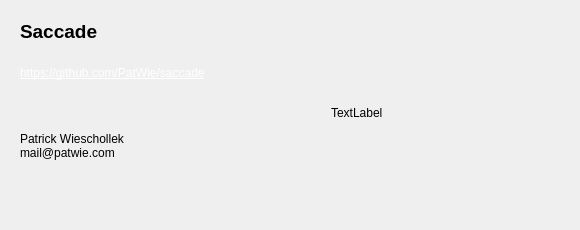
<?xml version="1.0" encoding="UTF-8"?>
<ui version="4.0">
 <class>AboutWindow</class>
 <widget class="QDialog" name="AboutWindow">
  <property name="windowModality">
   <enum>Qt::ApplicationModal</enum>
  </property>
  <property name="geometry">
   <rect>
    <x>0</x>
    <y>0</y>
    <width>580</width>
    <height>230</height>
   </rect>
  </property>
  <property name="sizePolicy">
   <sizepolicy hsizetype="Fixed" vsizetype="Fixed">
    <horstretch>0</horstretch>
    <verstretch>0</verstretch>
   </sizepolicy>
  </property>
  <property name="minimumSize">
   <size>
    <width>580</width>
    <height>230</height>
   </size>
  </property>
  <property name="maximumSize">
   <size>
    <width>580</width>
    <height>230</height>
   </size>
  </property>
  <property name="windowTitle">
   <string>Saccade About</string>
  </property>
  <property name="modal">
   <bool>true</bool>
  </property>
  <widget class="QWidget" name="layoutWidget">
   <property name="geometry">
    <rect>
     <x>20</x>
     <y>20</y>
     <width>524</width>
     <height>191</height>
    </rect>
   </property>
   <layout class="QVBoxLayout" name="verticalLayout">
    <property name="sizeConstraint">
     <enum>QLayout::SetFixedSize</enum>
    </property>
    <item>
     <layout class="QGridLayout" name="gridLayout">
      <item row="1" column="1">
       <spacer name="horizontalSpacer">
        <property name="orientation">
         <enum>Qt::Horizontal</enum>
        </property>
        <property name="sizeHint" stdset="0">
         <size>
          <width>120</width>
          <height>20</height>
         </size>
        </property>
       </spacer>
      </item>
      <item row="1" column="0">
       <widget class="QLabel" name="label_2">
        <property name="text">
         <string>&lt;html&gt;&lt;head/&gt;&lt;body&gt;&lt;p&gt;&lt;a href=&quot;https://github.com/PatWie/saccade&quot;&gt;&lt;span style=&quot; text-decoration: underline; color:#ffffff;&quot;&gt;https://github.com/PatWie/saccade&lt;/span&gt;&lt;/a&gt;&lt;/p&gt;&lt;p&gt;&lt;br/&gt;&lt;/p&gt;&lt;p&gt;Patrick Wieschollek&lt;br/&gt;mail@patwie.com&lt;/p&gt;&lt;/body&gt;&lt;/html&gt;</string>
        </property>
       </widget>
      </item>
      <item row="0" column="0">
       <widget class="QLabel" name="label">
        <property name="text">
         <string>&lt;html&gt;&lt;head/&gt;&lt;body&gt;&lt;p&gt;&lt;span style=&quot; font-size:14pt; font-weight:600;&quot;&gt;Saccade&lt;/span&gt;&lt;/p&gt;&lt;/body&gt;&lt;/html&gt;</string>
        </property>
       </widget>
      </item>
      <item row="1" column="2">
       <widget class="QLabel" name="lbl_icon">
        <property name="minimumSize">
         <size>
          <width>128</width>
          <height>128</height>
         </size>
        </property>
        <property name="text">
         <string>TextLabel</string>
        </property>
       </widget>
      </item>
      <item row="2" column="0">
       <spacer name="verticalSpacer">
        <property name="orientation">
         <enum>Qt::Vertical</enum>
        </property>
        <property name="sizeHint" stdset="0">
         <size>
          <width>20</width>
          <height>40</height>
         </size>
        </property>
       </spacer>
      </item>
     </layout>
    </item>
   </layout>
  </widget>
 </widget>
 <resources/>
 <connections/>
</ui>
